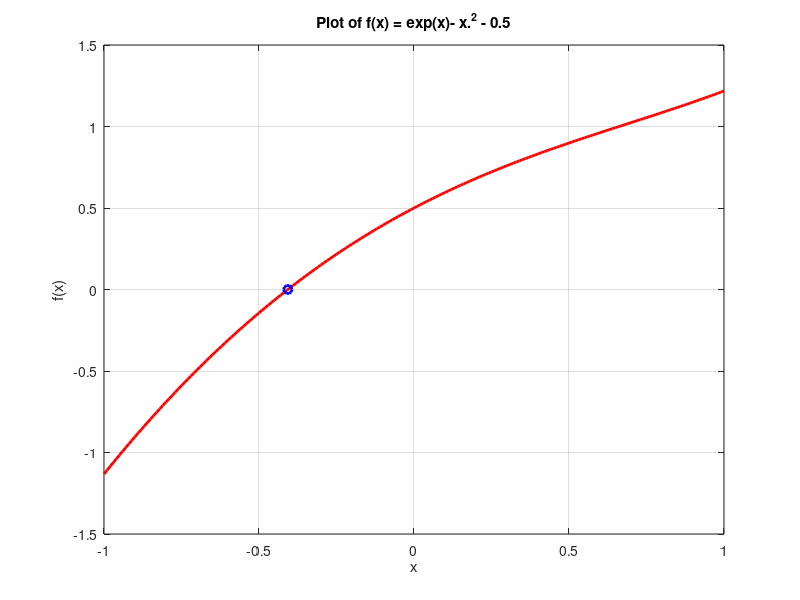

The MATLAB source for this figure: (Note: this script raises an error after producing the figure.)
%% Prepration
% set up the whiteboard
set(groot, 'defaultLineLIneWidth',2)
% add path to files
addpath MATLAB\Homework\Homework 1\functions\;
%% Problem 1
%% (a)
% set up parameters and functions
x = -1:0.01:1;
f = @(x) exp(x) - x.^2 - 0.5;

% calculate zero point
x_star = fzero(f,0.5);%

% plotting
figure(1);
plot(x,f(x),'r-');
hold on 
plot(x_star, f(x_star), 'bo');
title('Plot of f(x) = exp(x)- x.^2 - 0.5');
xlabel('x');
ylabel('f(x)');
grid on;

%% (b)
%define the function
a = -1;
b = 1;
itermax = 50; 

%get the solution
[x,xiter] = bisection(f, a, b, itermax);
fprintf("Solution for function: %f", x);

%find the error and error bound
error = abs(xiter - x);
for k = 1: itermax + 1
    err_bound(k) = (b - a)/(2.^k);
end


figure(2)
semilogy(1:itermax + 1,error,1:itermax + 1, err_bound,'--');

title("Plot of error of each trial")
xlabel('number of trials');
ylabel('error');
%% Problem 2
% add path for the functions
addpath MATLAB\Homework\Homework 1\functions\;

% set up the parameters
a = -1; % the beginning of the interval
b = 1; % end of the interval
x0 = 0; % initial guess for newton's method and the first parameter for secant method
x1 = 1; % the second parameter for secant method
f = @(x)cos(exp(x)); % function
fp = @(x) -sin(exp(x)) .* exp(x); % derivative of the function
tol = 10^(-10); % tolerance
x_star = fzero(f,0); % x_star, the actual solution

% Newton's Method
[x,niter,xiter] = newton_tol(f,fp,x0,50,tol); % get the solution and 
% all the iterative trials info by Newton's method

% show the solution
fprintf("x*: %.12f\n", x_star); % show x_star

% Newton's method
fprintf("Newton's method\n");
fprintf("x: %.12f\n", x); % show final solution by Newton's method with 12 
% digits
fprintf("niter: %d\n", niter); % the number of iteration
fprintf("xiter: %.12f\n", abs(xiter));
fprintf("error: %.12f\n", abs(xiter - fzero(f,0))); % the error in 12 digit

% Bisection method
[x,niter,xiter] = bisection_tol(f,a, b, 50, tol); % get the solution and 
% all the iterative trials info with bisection method

% show the solution of Bisection method
fprintf("Bisection method\n");
fprintf("x: %.12f\n", x); % show final solution by Bisection method with 12 
% digits
fprintf("niter: %d\n", niter); % the number of iteration
fprintf("error: %.12f\n", abs(xiter - fzero(f,0))); % the error in 12 digit
for i = 2:length(xiter)
    fprintf("difference: %.12f\n", abs(xiter(i) - xiter(i-1)));
end

% Secant Method
fprintf("Secant Method\n");
[x, niter, xiter] = secant_tol(f,x0,x1,50,10^-10);
fprintf("x: %.12f\n", x);% the final solution by Bisection method

fprintf("niter: %d\n", niter); % the number of iteration
fprintf("error: %.12f\n", abs(xiter - fzero(f,0))); % the error in 12 digit
%% Part d
fprintf("--------------Part d---------------")
num = 1:1:10;
tols = 10.^ (-1*num); % the vector of all tolerance
fprintf("tols: %d\n",tols);
bi_n = zeros(10,1);
new_n = zeros(10,1);
sec_n = zeros(10,1);
for i = 1:10
    [x1,niter1,xiter1] = bisection_tol(f,a,b,50,tols(i)); 
    bi_n(i) = niter1;

    [x2,niter2,xiter2] = newton_tol(f,fp,x0,50,tols(i)); 
    new_n(i) = niter2;

    [x3,niter3,xiter3] = secant_tol(f,x0,x1,50,tols(i)); 
    sec_n(i) = niter3;
end
fprintf("Bisection method: %d\n",bi_n);
fprintf("Newton's method: %d\n",new_n);
fprintf("Secant Method: %d\n", sec_n);

figure(3)
semilogx(tols, bi_n, tols, new_n, tols, sec_n);
title("Plot of number of iteration needed for certain error requirement")
legend("bisection method", "Newton's method",'Secant Method');
%% Problem 3
% record the data for all three methods
x_star = log(pi/2);
a = -1;
b = 1;
x0 = 0; % initial guess for newton's method and the first parameter for secant method
x1 = 1;
[~,xiter1] = bisection(f,a,b,itermax);
[~,xiter2] = newton(f,fp,x0,itermax);
[~,xiter3] = secant(f,x0,x1,itermax);
% calculate all the errors
error1 = abs(x_star - xiter1);
error2 = abs(x_star - xiter2);
error3 = abs(x_star - xiter3);
% plot the graph
figure(4)
semilogy(1:length(error1),error1); hold on
semilogy(1:length(error2), error2); hold on
semilogy(1:length(error3), error3); hold off
legend("Bisection method","Newton's Method", "Secant Method");
title("Plot of error in each trial")

%% c
% log error of bisection
error1_1 = log(error1(1:end-1));%e_{k-1}
error1_2 = log(error1(2:end));%e_{k}
% log error of newton
error2_1 = log(error2(1:end-1));%e_{k-1}
error2_2 = log(error2(2:end));%e_{k}
% log error of secant
error3_1 = log(error3(1:end-1));%e_{k-1}
error3_2 = log(error3(2:end));%e_{k}
fprintf("Quotient: %.12f\n",error3_2/error3_1);
% line of y = px
x = linspace(-40,0,1000);
y1 = x;
y2 = 2 * x;
y3 = (sqrt(5) + 1)/2 * x;

figure(5)
scatter(error1_1,error1_2, "red"); hold on;
scatter(error2_1, error2_2, "blue"); hold on;
scatter(error3_1, error3_2, "green"); hold on;
plot(x,y1,"red"); hold on;
plot(x, y2, "blue"); hold on;
plot(x, y3, "green"); hold off;

legend("Bisection method", "Newton's method", "Secant method");
legend(location = 'southeast')
title("Plot of e_k versus e_k-1")